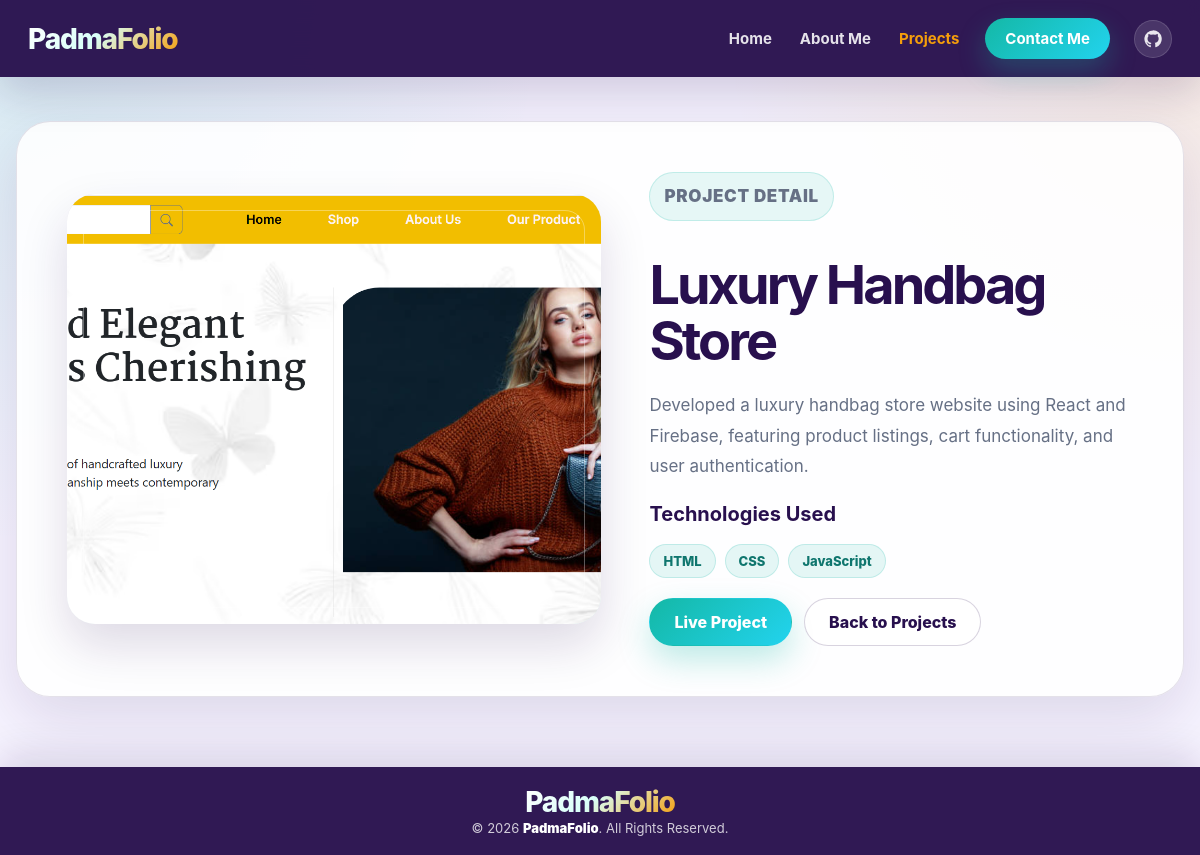
/projects/1/, run on the app's committed database.
### portfolio/models.py (models this page shows, shortened)
class Project(models.Model):
    title = models.CharField(max_length=150)
    short_description = models.TextField()
    full_description = models.TextField(blank=True)
    screenshot = models.ImageField(upload_to='projects/')
    technology = models.CharField(
        max_length=255,
        help_text="Separate technologies with commas. Example: HTML, CSS, JavaScript, Django"
    )
    live_link = models.URLField(blank=True, help_text="Paste the live website/project URL here.")
    github_link = models.URLField(blank=True, help_text="Paste the GitHub repository URL here.")
    is_latest = models.BooleanField(
        default=False,
        help_text="Turn this on to show the project on the home page. If none are selected, the newest projects are shown."
    )
    order = models.PositiveIntegerField(default=0, help_text="Lower number appears first.")
    created_at = models.DateTimeField(auto_now_add=True)
    class Meta:
        ordering = ['order', '-created_at']
    @property
    def technology_list(self):
        normalized = self.technology.replace('|', ',').replace('•', ',')
        parts = [item.strip() for item in normalized.split(',') if item.strip()]
        if parts:
            return parts
        return [item.strip() for item in self.technology.split() if item.strip()]

class Profile(models.Model):
    full_name = models.CharField(max_length=150)
    job_title = models.CharField(max_length=150)
    short_intro = models.TextField()
    about_me = models.TextField()
    profile_image = models.ImageField(upload_to='profile/', blank=True, null=True)
    cv_file = models.FileField(upload_to='cv/', blank=True, null=True)
    logo_text = models.CharField(max_length=100, default='PadmaFolio')
    address = models.CharField(max_length=255, blank=True)
    phone = models.CharField(max_length=30, blank=True)
    email = models.EmailField(blank=True)
    portfolio_website = models.URLField(blank=True)
    github = models.URLField(blank=True)
    linkedin = models.URLField(blank=True)

### portfolio/views.py (the view)
# urls.py: path('projects/<int:pk>/', views.project_detail, name='project_detail'),
def project_detail(request, pk):
    profile = get_profile()
    project = get_object_or_404(Project, pk=pk)
    return render(
        request,
        "portfolio/project_detail.html",
        {
            "profile": profile,
            "project": project,
        },
    )

### portfolio/views.py (called while the page is built)
def get_profile():
    return Profile.objects.first()

### portfolio/templates/portfolio/project_detail.html (shortened to what this page needs)
{% extends 'portfolio/base.html' %}
{% load static %}
{% block extra_css %}
<link rel="stylesheet" href="{% static 'portfolio/css/project_detail.css' %}">
{% endblock %}
{% block content %}
<section class="project-detail">
    <div class="detail-image-card">
        {% if project.screenshot %}
            <img src="{{ project.screenshot.url }}" alt="{{ project.title }} screenshot">
        {% endif %}
    </div>
    <div class="detail-content">
        <p class="section-kicker">Project Detail</p>
        <h1>{{ project.title }}</h1>
        <p>{{ project.full_description|default:project.short_description|linebreaks }}</p>
        <h3>Technologies Used</h3>
        <div class="tech-list detail-tech-list">
            {% for tech in project.technology_list %}
                <span>{{ tech }}</span>
            {% endfor %}
        </div>
        <div class="detail-buttons">
            {% if project.live_link %}
                <a href="{{ project.live_link }}" target="_blank" rel="noopener noreferrer" class="main-btn">Live Project</a>
            {% endif %}
            <a href="{% url 'projects' %}" class="outline-btn">Back to Projects</a>
        </div>
    </div>
</section>
{% endblock %}

### portfolio/templates/portfolio/base.html (shortened to what this page needs)
{% load static %}
<!DOCTYPE html>
<html lang="en">
<head>
    <link rel="stylesheet" href="{% static 'portfolio/css/base.css' %}?v=full-width-nav-footer">
    {% block extra_css %}{% endblock %}
</head>
<body>
<header class="navbar">
    <div class="logo">
        <a href="{% url 'home' %}">
            <span>{{ profile.logo_text|default:"PadmaFolio" }}</span>
        </a>
    </div>
    <nav class="nav-links" id="navLinks">
        <a href="{% url 'home' %}"
           class="{% if request.resolver_match.url_name == 'home' %}active{% endif %}">
            Home
        </a>
        <a href="{% url 'about' %}"
           class="{% if request.resolver_match.url_name == 'about' %}active{% endif %}">
            About Me
        </a>
        <a href="{% url 'projects' %}"
           class="{% if request.resolver_match.url_name == 'projects' or request.resolver_match.url_name == 'project_detail' %}active{% endif %}">
            Projects
        </a>
        <a href="{% url 'contact' %}"
           class="contact-btn {% if request.resolver_match.url_name == 'contact' %}active-contact{% endif %}">
            Contact Me
        </a>
        <div class="nav-social">
            {% if profile.github %}
                <a href="{{ profile.github }}" target="_blank" rel="noopener noreferrer" aria-label="GitHub" class="social-icon">
                </a>
            {% endif %}
        </div>
    </nav>
</header>
<main>
    {% block content %}{% endblock %}
</main>
<footer class="site-footer">
   <div class="logo">
        <a href="{% url 'home' %}">
            <span>{{ profile.logo_text|default:"PadmaFolio" }}</span>
        </a>
        <p class="footer-copy">
            © 2026 <strong>{{ profile.logo_text|default:"PadmaFolio" }}</strong>. All Rights Reserved.
        </p>
        </div>
</footer>
</body>
</html>

### portfolio/static/portfolio/css/project_detail.css (style rules this page uses)
.project-detail { width: min(calc(100% - 32px), var(--container)); margin: 44px auto 0; padding: 50px; display: grid; grid-template-columns: 1.05fr .95fr; gap: 48px; align-items: center; background: rgba(255, 255, 255, 0.88); border: 1px solid var(--border); border-radius: 34px; box-shadow: var(--shadow); overflow: hidden; }
.detail-image-card { position: relative; border-radius: 28px; overflow: hidden; background: linear-gradient(135deg, rgba(40,16,78,.12), rgba(20,184,166,.14)); box-shadow: 0 22px 48px rgba(40,16,78,.15); animation: fadeUp .8s ease both; }
.detail-image-card::before { content: ""; position: absolute; inset: 16px; border: 1px solid rgba(255,255,255,.34); border-radius: 20px; pointer-events: none; z-index: 1; }
.project-detail img { width: 100%; min-height: 430px; object-fit: cover; transition: .5s ease; }
.detail-content { animation: fadeUp .8s ease .1s both; }
.detail-content h1 { font-size: clamp(34px, 5vw, 54px); color: var(--primary); margin: 16px 0 18px; letter-spacing: -0.055em; line-height: 1.05; }
.detail-content p { font-size: 17px; line-height: 1.8; margin-bottom: 20px; color: var(--muted); }
.detail-content h3 { color: var(--primary); margin: 18px 0 10px; font-size: 20px; }
.detail-tech-list { margin-bottom: 14px; }

### data on the page
Project: screenshot (picture), title "Luxury Handbag Store", full_description "Developed a luxury handbag store website using React and Firebase, featuring product listings, cart functionality, and user authentication."
Profile: logo_text "PadmaFolio"

### other printed values
{{ tech }} "HTML" "CSS" "JavaScript"
